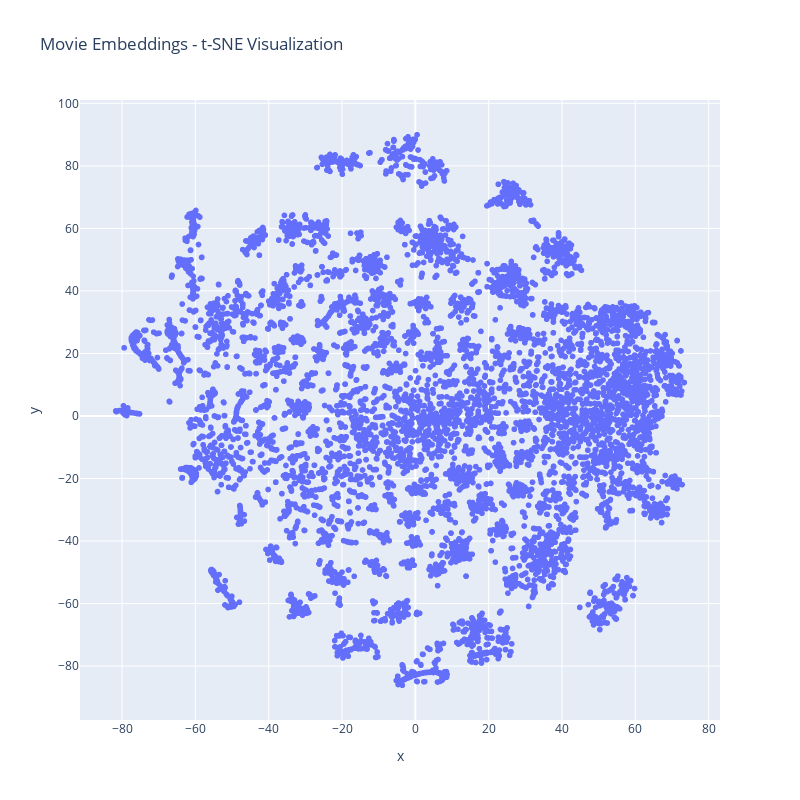

The code cell stored with this chart in its notebook:
### Markdown cell above
Let's do the same with t-sne, an algorithm specialized for visualizing high dimensional spaces, you can read more about it there : https://en.wikipedia.org/wiki/T-distributed_stochastic_neighbor_embedding

### Code cell
from sklearn.manifold import TSNE

#TOFILL:
tsne = TSNE(n_components=2, random_state=42, perplexity=30)
embeddings_tsne = tsne.fit_transform(embeddings_scaled)

# Prepare data for plotting
plot_data_tsne = []
for new_id in range(nb_movies):
    original_id = reverse_movie_map[new_id]
    title = movies_df[movies_df['movieId'] == original_id]['title'].values[0]
    plot_data_tsne.append({
        'x': embeddings_tsne[new_id, 0],
        'y': embeddings_tsne[new_id, 1],
        'title': title
    })

plot_df_tsne = pd.DataFrame(plot_data_tsne)
fig = px.scatter(plot_df_tsne, x='x', y='y', hover_data=['title'], 
                 title='Movie Embeddings - t-SNE Visualization',
                 width = 800,
                 height=800)
fig.show()

### Figure 1 — Plotly figure (JSON) as saved in the notebook; plotly's stock layout.template omitted (floating-point values rounded to 4 significant figures; data arrays with more than 128 entries replaced by an {"elided": "..."} marker saying what was removed)
{"data": [{"customdata": {"elided": "9724x1 str values"}, "hovertemplate": "x=%{x}<br>y=%{y}<br>title=%{customdata[0]}<extra></extra>", "legendgroup": "", "marker": {"color": "#636efa", "symbol": "circle"}, "mode": "markers", "name": "", "showlegend": false, "type": "scattergl", "x": {"elided": "9724 float values"}, "xaxis": "x", "y": {"elided": "9724 float values"}, "yaxis": "y"}], "layout": {"height": 800, "legend": {"tracegroupgap": 0}, "title": {"text": "Movie Embeddings - t-SNE Visualization"}, "width": 800, "xaxis": {"anchor": "y", "domain": [0, 1], "title": {"text": "x"}}, "yaxis": {"anchor": "x", "domain": [0, 1], "title": {"text": "y"}}}}
